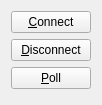
<?xml version="1.0" encoding="UTF-8"?>
<ui version="4.0">
 <class>modbus::ClientControlWidget</class>
 <widget class="QWidget" name="modbus::ClientControlWidget">
  <property name="geometry">
   <rect>
    <x>0</x>
    <y>0</y>
    <width>93</width>
    <height>105</height>
   </rect>
  </property>
  <property name="sizePolicy">
   <sizepolicy hsizetype="Preferred" vsizetype="Preferred">
    <horstretch>0</horstretch>
    <verstretch>0</verstretch>
   </sizepolicy>
  </property>
  <property name="windowTitle">
   <string>Form</string>
  </property>
  <layout class="QVBoxLayout" name="verticalLayout">
   <item>
    <widget class="QPushButton" name="connectButton">
     <property name="text">
      <string>&amp;Connect</string>
     </property>
    </widget>
   </item>
   <item>
    <widget class="QPushButton" name="disconnectButton">
     <property name="text">
      <string>&amp;Disconnect</string>
     </property>
    </widget>
   </item>
   <item>
    <widget class="QPushButton" name="pollButton">
     <property name="text">
      <string>&amp;Poll</string>
     </property>
    </widget>
   </item>
   <item>
    <spacer name="verticalSpacer">
     <property name="orientation">
      <enum>Qt::Vertical</enum>
     </property>
     <property name="sizeHint" stdset="0">
      <size>
       <width>20</width>
       <height>40</height>
      </size>
     </property>
    </spacer>
   </item>
  </layout>
 </widget>
 <resources/>
 <connections/>
</ui>
